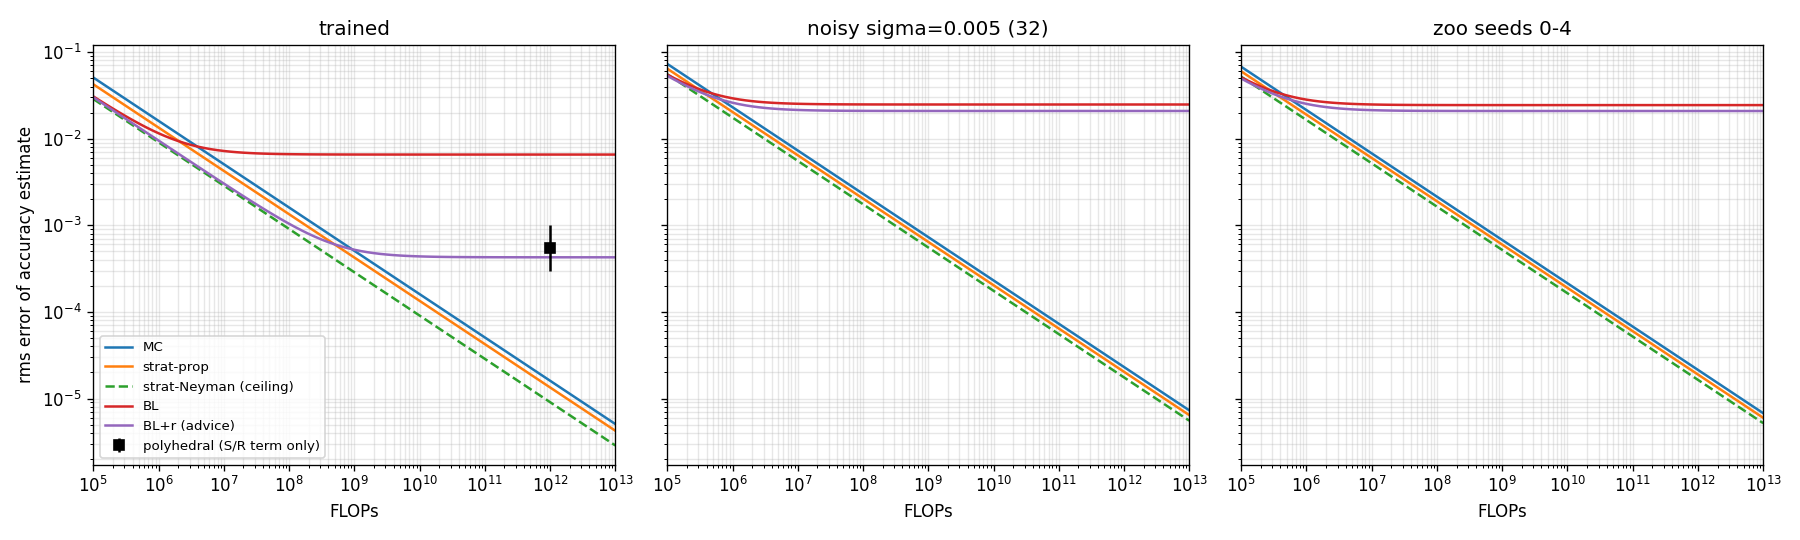

The script that saved this image:
"""MSE vs compute for every estimator (CRITIQUE.md item 2), averaged over model sets.

Model sets: trained; 32 noisy copies (sigma = 0.005); zoo seeds 0-4.
Estimators (cost in FLOPs, one forward = 5760):
  MC            MSE = e(1-e)/N.
  strat-prop    strata on (g1, g2, sign vS), proportional allocation: stratum probabilities
                are input-law only, so this is a real estimator; MSE = MC / gain_prop.
  strat-Neyman  same strata, oracle Neyman allocation (ceiling, not an estimator).
  BL            1 - err_hat, err_hat = sum_k 1/2 f_Dk(0) mean(capped width); one width sample
                = 3 forwards for each of k = 1, 2. MSE(n) = bias^2 + var/n, bias vs the true
                total error (BL ignores the non-tie residual).
  BL+r          BL plus the trained model's residual (err_trained - BL_trained) as a fixed
                offset: offline advice from the trained model, no per-copy cost.
Writes mse_curves.json and mse_curves.png.
"""
import json
import numpy as np, torch as th
from boundary_layer import sample_ties, tie_density, widths
from ground_truth import forward, load_weights
from noisy_models import FLOPS_PER_SAMPLE as F

ERR_TRAINED = 1 - 0.9531186
f = {k: tie_density(k) for k in (1, 2)}
d, s = np.load('noisy_sigma0.005.npz'), np.load('seeds_h16.npz')
sets = {'trained': [([th.tensor(a) for a in load_weights('weights.npz')], ERR_TRAINED)],
        'noisy sigma=0.005 (32)': [([th.tensor(d[k][i]) for k in ('W_ih', 'W_hh', 'W_out')], 1 - d['acc'][i]) for i in range(32)],
        'zoo seeds 0-4': [([th.tensor(s[k][i]) for k in ('W_ih', 'W_hh', 'W_out')], 1 - s['acc'][i]) for i in range(5)]}

th.manual_seed(5); N = 1 << 22; xs = th.randn(N, 10)
top = xs.topk(3, -1); vM, vS, vR = top.values.T; S = top.indices[:, 1]
edges = [0, .005, .01, .02, .03, .05, .07, .1, .15, .2, .3, .5, 1, np.inf]
s1 = np.digitize(((vM - vS) / vM.abs()).numpy(), edges); s2 = np.digitize(((vS - vR) / vM.abs()).numpy(), edges)
strat = (s1 * len(edges) + s2) * 2 + (vS.numpy() < 0)


def bl_stats(W, gen, n=1 << 16):
    mean, var = 0.0, 0.0
    for k in (1, 2):
        x, a, b = sample_ties(k, n, gen)
        m0, al, ip = widths(x, a, b, W)
        sg = 1.0 if k == 2 else -1.0
        w = m0.abs() / (sg * al).clamp_min(1e-9)
        wc = th.where(ip & (sg * al > 0), w.clamp_max(0.25), th.zeros_like(w)) * 0.5 * f[k]
        mean += wc.mean().item(); var += wc.var().item()
    return mean, var


def strat_gains(W):
    e = (forward(xs, *W).argmax(-1) != S).numpy().astype(float)
    cnt = np.bincount(strat); err = np.bincount(strat, e)
    p = cnt[cnt > 0] / N; eh = err[cnt > 0] / cnt[cnt > 0]
    v = e.mean() * (1 - e.mean())
    return v / (p * eh * (1 - eh)).sum(), v / (p * np.sqrt(eh * (1 - eh))).sum() ** 2


gen = th.Generator().manual_seed(77)
Wt = [th.tensor(a) for a in load_weights('weights.npz')]
bl_tr, _ = bl_stats(Wt, gen)
r_tr = ERR_TRAINED - bl_tr
C = np.logspace(5, 13, 81)
res = {}
for name, models in sets.items():
    rows = []
    for W, e in models:
        bm, bv = bl_stats(W, gen)
        gp, gn = strat_gains(W)
        rows.append(dict(err=float(e), bl=bm, bl_var=bv, gain_prop=gp, gain_neyman=gn))
    E = np.array([r['err'] for r in rows])
    nmc = C / F; nbl = C / (6 * F)
    mse = {'MC': np.mean([e * (1 - e) / nmc for e in E], 0),
           'strat-prop': np.mean([r['err'] * (1 - r['err']) / nmc / r['gain_prop'] for r in rows], 0),
           'strat-Neyman (ceiling)': np.mean([r['err'] * (1 - r['err']) / nmc / r['gain_neyman'] for r in rows], 0),
           'BL': np.mean([(r['bl'] - r['err']) ** 2 + r['bl_var'] / nbl for r in rows], 0),
           'BL+r (advice)': np.mean([(r['bl'] + r_tr - r['err']) ** 2 + r['bl_var'] / nbl for r in rows], 0)}
    cross = {}
    for k in ('BL', 'BL+r (advice)'):
        better = mse[k] < mse['MC']
        cross[k] = float(C[better].max()) if better.any() else None
    res[name] = dict(rows=rows, rms_bias_bl=float(np.sqrt(np.mean([(r['bl'] - r['err']) ** 2 for r in rows]))),
                     rms_bias_blr=float(np.sqrt(np.mean([(r['bl'] + r_tr - r['err']) ** 2 for r in rows]))),
                     mean_gain_prop=float(np.mean([r['gain_prop'] for r in rows])),
                     mean_gain_neyman=float(np.mean([r['gain_neyman'] for r in rows])),
                     crossover_flops=cross, curves={k: np.sqrt(v).tolist() for k, v in mse.items()})
    print(name, json.dumps({k: v for k, v in res[name].items() if k not in ('rows', 'curves')}), flush=True)
res['C'] = C.tolist(); res['r_trained'] = r_tr; res['bl_trained'] = bl_tr
json.dump(res, open('mse_curves.json', 'w'), indent=1)

import matplotlib; matplotlib.use('Agg'); import matplotlib.pyplot as plt
fig, axs = plt.subplots(1, 3, figsize=(15, 4.5), sharey=True)
for ax, name in zip(axs, sets):
    for k, v in res[name]['curves'].items():
        ax.loglog(C, v, label=k, ls='--' if 'ceiling' in k else '-')
    if name == 'trained':  # polyhedral S/R term alone, ~1e4 skeletons x 1e8 FLOPs, bias 3e-4..1e-3
        ax.errorbar([1e12], [np.sqrt(3e-4 * 1e-3)], yerr=[[np.sqrt(3e-4 * 1e-3) - 3e-4], [1e-3 - np.sqrt(3e-4 * 1e-3)]],
                    fmt='ks', label='polyhedral (S/R term only)')
    ax.set_xlim(1e5, 1e13); ax.set_title(name); ax.set_xlabel('FLOPs'); ax.grid(True, which='both', alpha=.3)
axs[0].set_ylabel('rms error of accuracy estimate'); axs[0].legend(fontsize=8)
plt.tight_layout(); plt.savefig('mse_curves.png', dpi=120)
